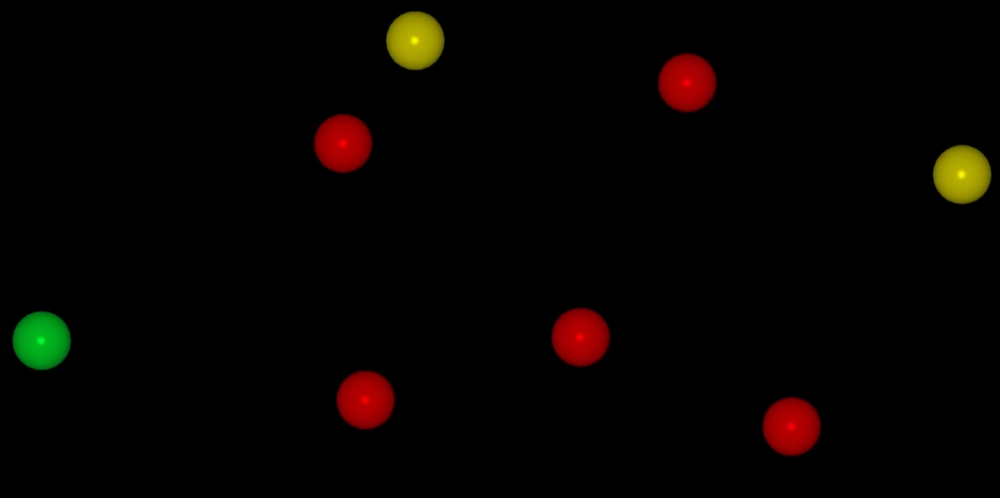
#> input picture Week 6/Media/SingleFrame.png, 1000 x 498 px, shrunk from 1469 x 731 before the run, found by its file name
$ jupyter execute W6_ObjectDetection.ipynb
#> lines starting #> are read from the running program, lines starting #| are printed output that depends on the picture; after the words box and inside, x2 and y2 are one past the last pixel; in counts of white or black regions, pixels touching at a corner belong together
# Object Detection: Ball Bounce

### Import required libraries

[cell 1]
import cv2
import matplotlib.pyplot as plt

### Single Frame

[cell 2]
img = cv2.imread('Media\SingleFrame.png')
#> img is the input picture: shape (498, 1000, 3); mean B, G, R 1.2, 2.4, 6.7
img = img[:,:,::-1] # Convert RGB to BGR
ycrcb = cv2.cvtColor(img, cv2.COLOR_RGB2YCrCb)
#> ycrcb: shape (498, 1000, 3); mean of channels 0, 1, 2 3.1, 130.8, 127.3

[cell 3]
# in this channel red balls can be detected easier
plt.imshow(ycrcb[:,:,1])
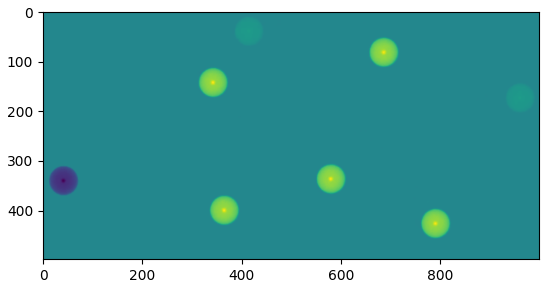
#> figure drawn by matplotlib, 1 panel

[cell 4]
cr_channel = ycrcb[:,:,1]
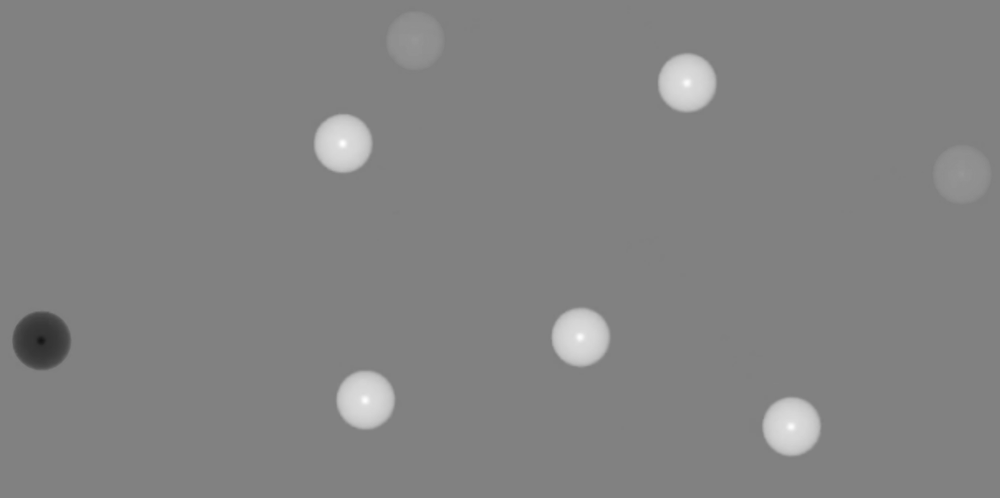
#> cr_channel: shape (498, 1000); min 20, max 255, mean 130.8
_, red_mask = cv2.threshold(cr_channel, 150, 255, cv2.THRESH_BINARY)
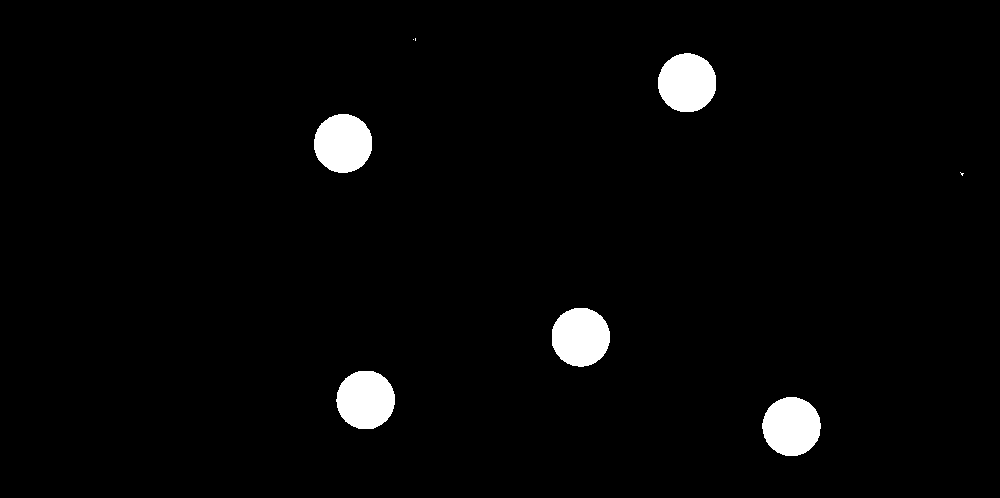
#> red_mask: shape (498, 1000); 2.7% white; 8 white regions (3 under 20 px)
plt.imshow(red_mask)

[cell 5]
contours, _ = cv2.findContours(red_mask, cv2.RETR_EXTERNAL, cv2.CHAIN_APPROX_SIMPLE)
#> contours = 8 contours, 3 with area under 20; largest, box (x1, y1, x2, y2) and area: (658, 53, 716, 112) 2632, (762, 397, 821, 456) 2632, (552, 308, 610, 367) 2628, (314, 114, 372, 173) 2624, (336, 371, 395, 429) 2621

img_with_rectangles = img.copy()

for contour in contours:
    x, y, w, h = cv2.boundingRect(contour)
    cv2.rectangle(img_with_rectangles, (x, y), (x + w, y + h), (0, 255, 0), 2)
#> this loop made 8 passes
#> (x, y, w, h) on passes 1 to 7: (762, 397, 59, 59), (336, 371, 59, 58), (552, 308, 58, 59), (960, 172, 4, 4), (314, 114, 58, 59), (658, 53, 58, 59), (413, 39, 1, 1)
#> (contour, x, y, w, h) on pass 8: ([[415, 38], [415, 40]], 415, 38, 1, 3)
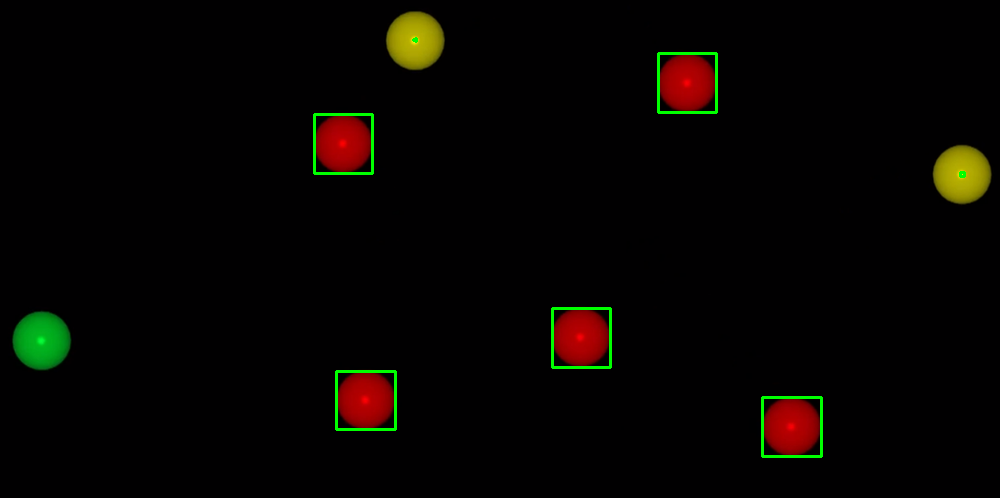
#> img_with_rectangles: shape (498, 1000, 3); mean R, G, B 6.5, 4.2, 1.2
